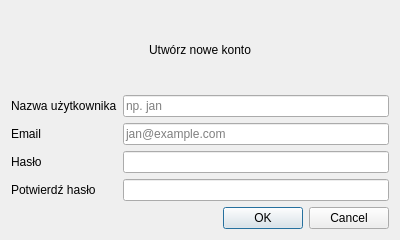
<?xml version="1.0" encoding="UTF-8"?>
<ui version="4.0">
 <class>RegisterDialog</class>
 <widget class="QDialog" name="RegisterDialog">
  <property name="geometry">
   <rect>
    <x>0</x>
    <y>0</y>
    <width>400</width>
    <height>240</height>
   </rect>
  </property>
  <property name="windowTitle">
   <string>Rejestracja</string>
  </property>
  <layout class="QVBoxLayout" name="verticalLayout">
   <item>
    <widget class="QLabel" name="titleLabel">
     <property name="text">
      <string>Utwórz nowe konto</string>
     </property>
     <property name="alignment">
      <set>Qt::AlignCenter</set>
     </property>
    </widget>
   </item>
   <item>
    <layout class="QFormLayout" name="formLayout">
     <item row="0" column="0">
      <widget class="QLabel" name="usernameLabel">
       <property name="text">
        <string>Nazwa użytkownika</string>
       </property>
      </widget>
     </item>
     <item row="0" column="1">
      <widget class="QLineEdit" name="usernameLineEdit">
       <property name="placeholderText">
        <string>np. jan</string>
       </property>
      </widget>
     </item>
     <item row="1" column="0">
      <widget class="QLabel" name="emailLabel">
       <property name="text">
        <string>Email</string>
       </property>
      </widget>
     </item>
     <item row="1" column="1">
      <widget class="QLineEdit" name="emailLineEdit">
       <property name="placeholderText">
        <string>jan@example.com</string>
       </property>
      </widget>
     </item>
     <item row="2" column="0">
      <widget class="QLabel" name="passwordLabel">
       <property name="text">
        <string>Hasło</string>
       </property>
      </widget>
     </item>
     <item row="2" column="1">
      <widget class="QLineEdit" name="passwordLineEdit">
       <property name="echoMode">
        <enum>QLineEdit::Password</enum>
       </property>
      </widget>
     </item>
     <item row="3" column="0">
      <widget class="QLabel" name="confirmPasswordLabel">
       <property name="text">
        <string>Potwierdź hasło</string>
       </property>
      </widget>
     </item>
     <item row="3" column="1">
      <widget class="QLineEdit" name="confirmPasswordLineEdit">
       <property name="echoMode">
        <enum>QLineEdit::Password</enum>
       </property>
      </widget>
     </item>
    </layout>
   </item>
   <item>
    <widget class="QDialogButtonBox" name="buttonBox">
     <property name="standardButtons">
      <set>QDialogButtonBox::Cancel|QDialogButtonBox::Ok</set>
     </property>
    </widget>
   </item>
  </layout>
 </widget>
 <resources/>
 <connections/>
</ui>
